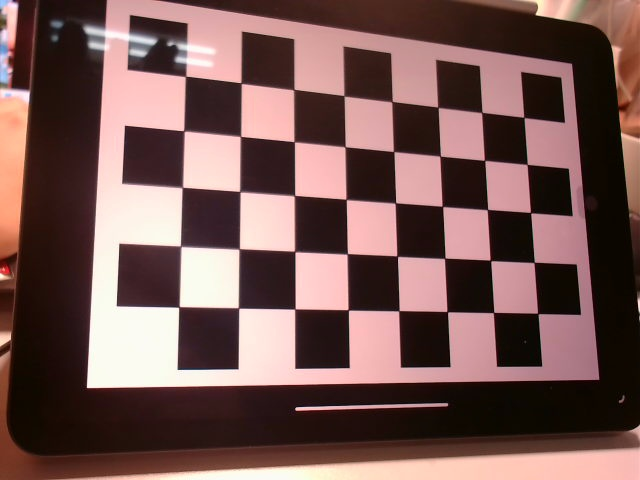
#> input picture 双目标定/left/left_0.jpg, 640 x 480 px, found by its file name
$ python try.py   (older library calls are emulated)
#> lines starting #> are read from the running program, lines starting #| are printed output that depends on the picture; pictures that were not available may be replaced by others from this repository, and a replacement may not be noted
import argparse
from argparse import RawTextHelpFormatter
import numpy as np
import cv2


# 分别找左右两幅图的角点
def stereo_calib_find_corners(imgL, imgR, rlt_dir_L, rlt_dir_R, img_idx, col, row):
    grayL = cv2.cvtColor(imgL, cv2.COLOR_BGR2GRAY)
    retL, cornersL = cv2.findChessboardCorners(grayL, (col, row), None)
    print("retL = ", retL)
    # 为了得到稍微精确一点的角点坐标，进一步对角点进行亚像素寻找
    corners2L = cv2.cornerSubPix(grayL, cornersL, (5, 5), (-1, -1),
                                 (cv2.TERM_CRITERIA_EPS + cv2.TERM_CRITERIA_COUNT, 10, 0.001))

    if retL == True:
        # 保存角点图像
        sav_pathL = rlt_dir_L + "\\" + str(img_idx) + "_corner.jpg"
        cv2.drawChessboardCorners(imgL, (col, row), corners2L, retL)
        cv2.imwrite(sav_pathL, imgL)

    grayR = cv2.cvtColor(imgR, cv2.COLOR_BGR2GRAY)
    retR, cornersR = cv2.findChessboardCorners(grayR, (col, row), None)
    print("retR = ", retR)
    # 为了得到稍微精确一点的角点坐标，进一步对角点进行亚像素寻找
    corners2R = cv2.cornerSubPix(grayR, cornersR, (5, 5), (-1, -1),
                                 (cv2.TERM_CRITERIA_EPS + cv2.TERM_CRITERIA_COUNT, 10, 0.001))

    if retR == True:
        # 保存角点图像
        sav_pathR = rlt_dir_R + "\\" + str(img_idx) + "_corner.jpg"
        cv2.drawChessboardCorners(imgR, (col, row), corners2R, retR)
        cv2.imwrite(sav_pathR, imgR)

    return (retL, corners2L, retR, corners2R)


def stereo_calib_calibrate(img_dir_L, img_dir_R, row_num, col_num, calib_img_num, square_sz):
#> called with img_dir_L = 'D:\\a大创\\双目标定\\left0411', img_dir_R = 'D:\\a大创\\双目标定\\right0411', row_num = 8, col_num = 5, calib_img_num = 19, square_sz = 21
    w = 1440
    h = 1080
    all_cornersL = []
    all_cornersR = []
    patterns = []
    # 标定相机,先搞这么一个假想的板子，标定就是把图像中的板子往假想的板子上靠，靠的过程就是计算参数的过程
    # 比如说(0,0,0), (1,0,0), (2,0,0) ....,(6,5,0)
    pattern_points = np.zeros((7 * 6, 3), np.float32)
    pattern_points[:, :2] = np.mgrid[0:7, 0:6].T.reshape(-1, 2)
    pattern_points *= square_sz

    for i in range(0, calib_img_num):
        img_pathL = img_dir_L + "\\left_" + str(i) + ".jpg"
        img_pathR = img_dir_R + "\\right_" + str(i) + ".jpg"
        print(img_pathL)
        print(img_pathR)
        # 读取图像
        imgL = cv2.imread(img_pathL)
#> imgL is the input picture: shape (480, 640, 3); mean B, G, R 84.4, 87.8, 118.3
        imgR = cv2.imread(img_pathR)
        # 把图像搞成统一大小1440*1080
        imgLL = cv2.resize(imgL, (w, h))
        imgRR = cv2.resize(imgR, (w, h))
        # 提取角点
        rlt_dir_L = img_dir_L + "\\corners"
        rlt_dir_R = img_dir_R + "\\corners"
        retl, cornersl, retr, cornersr = stereo_calib_find_corners(imgLL, imgRR, rlt_dir_L, rlt_dir_R, i, col_num,
                                                                   row_num)
#> in stereo_calib_find_corners, `grayL = cv2.cvtColor(imgL, cv2.COLOR_BGR2GRAY)`:
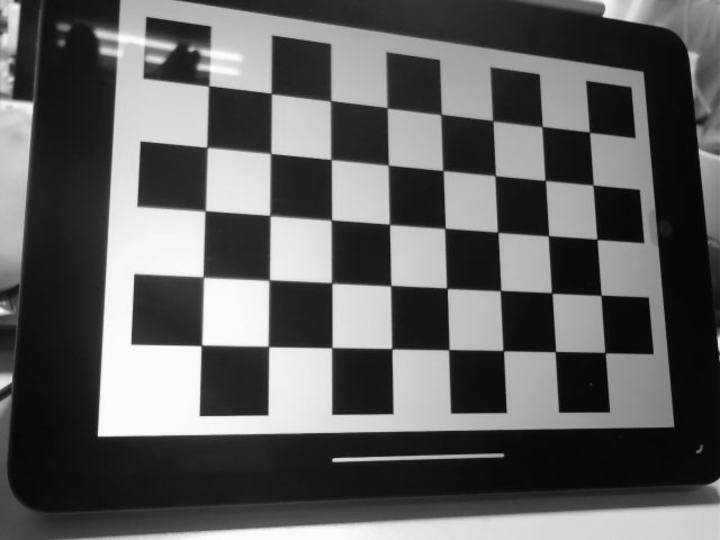
#> grayL: shape (1080, 1440) (shown at 1/2 size); min 2, max 253, mean 96.5
#> in stereo_calib_find_corners, `retL, cornersL = cv2.findChessboardCorners(grayL, (col, row), None)`: retL = True; cornersL = 40 rows, first 8: [1179.5, 265], [1187.4, 370.7], [1194.5, 479], [1202.5, 591.5], [1211, 705.5], [1084.2, 253.5], [1091.2, 361.5], [1097.3, 472.2]
#| retL =  True
#> in stereo_calib_find_corners, `corners2L = cv2.cornerSubPix(grayL, cornersL, (5, 5), (-1, -1), (cv2.T..`: corners2L = 40 rows, first 8: [1179.5, 264.7], [1186.6, 370.7], [1194.4, 479.3], [1202.4, 591], [1210.6, 706.1], [1084.5, 253.6], [1090.9, 361.6], [1097.3, 472.1]
#> in stereo_calib_find_corners, `cv2.drawChessboardCorners(imgL, (col, row), corners2L, retL)`:
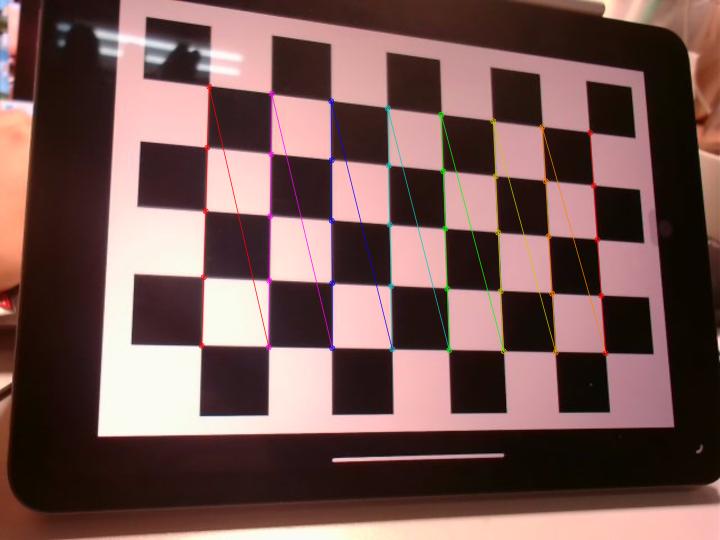
#> imgL: shape (1080, 1440, 3) (shown at 1/2 size); mean B, G, R 84.3, 87.8, 118.4
#> in stereo_calib_find_corners, `retR, cornersR = cv2.findChessboardCorners(grayR, (col, row), None)`: retR = True; cornersR has the same summary as cornersL
#| retR =  True
#> in stereo_calib_find_corners, `corners2R = cv2.cornerSubPix(grayR, cornersR, (5, 5), (-1, -1), (cv2.T..`: corners2R has the same summary as corners2L
#> retl = True; cornersl has the same summary as corners2L in stereo_calib_find_corners; retr = True; cornersr has the same summary as corners2L in stereo_calib_find_corners

        # 合并所有角点
        all_cornersL.append(cornersl)
        all_cornersR.append(cornersr)
        patterns.append(pattern_points)
#> pass 2 of the loop in stereo_calib_calibrate, `for i in range(0, calib_img_num):`:
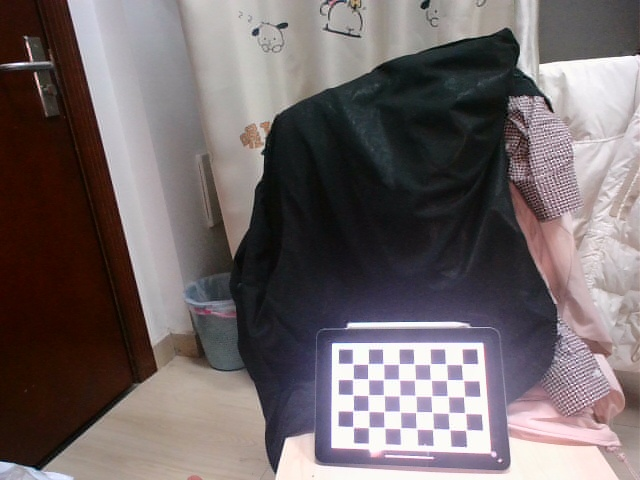
#> input picture 双目标定/left/left_1.jpg, 640 x 480 px, found by its file name
#> in stereo_calib_calibrate, imgL is the input picture: shape (480, 640, 3); mean B, G, R 104.7, 103.4, 113.1
#> in stereo_calib_find_corners (call 2), `grayL = cv2.cvtColor(imgL, cv2.COLOR_BGR2GRAY)`:
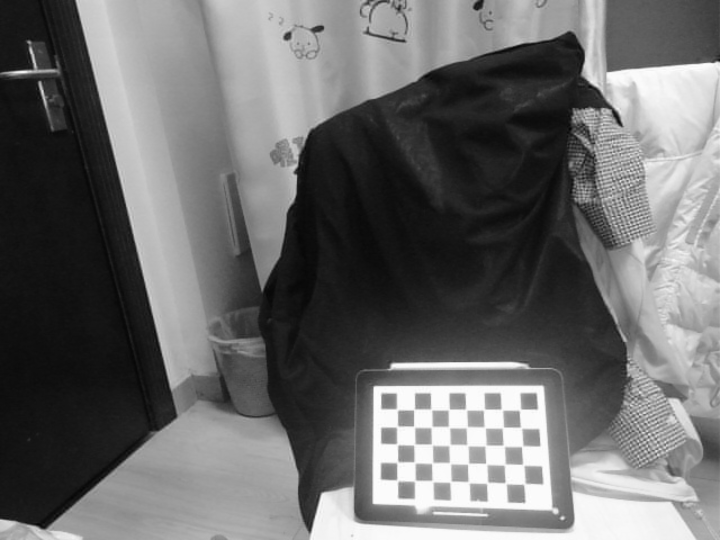
#> grayL: shape (1080, 1440) (shown at 1/2 size); min 2, max 255, mean 106.3
#> cornersL = 40 rows, first 8: [1040.5, 820], [1043.5, 855.2], [1046, 893], [1046, 931.5], [1050.5, 968.5], [1005, 820], [1005.5, 856], [1008, 891.9]
#| retL =  True
#> corners2L = 40 rows, first 8: [1039.8, 820.4], [1042.1, 855.1], [1043.8, 893.5], [1046.1, 929.5], [1048.6, 968.7], [1002.7, 818.5], [1007, 854.9], [1007.1, 890.7]
#> in stereo_calib_find_corners (call 2), `cv2.drawChessboardCorners(imgL, (col, row), corners2L, retL)`:
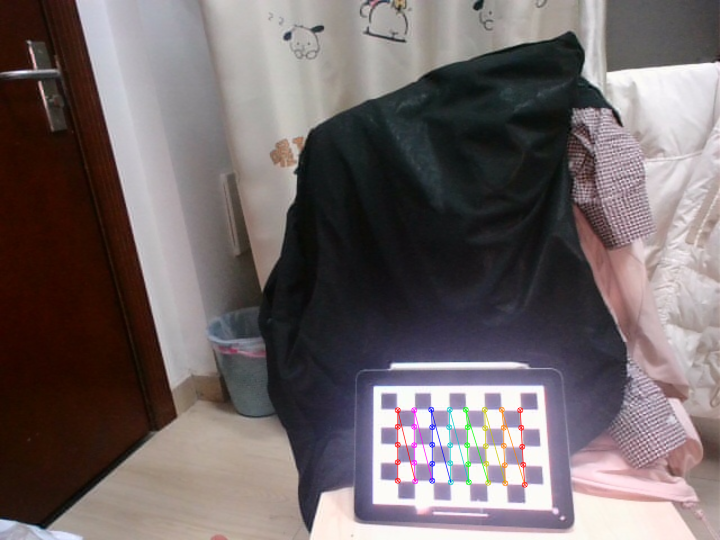
#> imgL: shape (1080, 1440, 3) (shown at 1/2 size); mean B, G, R 104.1, 102.9, 112.7
#> cornersR has the same summary as cornersL
#| retR =  True
#> corners2R has the same summary as corners2L
#> cornersl has the same summary as corners2L in stereo_calib_find_corners; cornersr has the same summary as corners2L in stereo_calib_find_corners

    rmsL, cameraMatrixL, distCoeffsL, rvecsL, tvecsL = cv2.calibrateCamera(patterns, all_cornersL, (w, h), None, None)
    rmsR, cameraMatrixR, distCoeffsR, rvecsR, tvecsR = cv2.calibrateCamera(patterns, all_cornersR, (w, h), None, None)

    # 计算两个相机之间的关系矩阵模型
    flags = 0
    flags |= cv2.CALIB_FIX_FOCAL_LENGTH

    stereocalib_criteria = (cv2.TERM_CRITERIA_MAX_ITER + cv2.TERM_CRITERIA_EPS, 1, 1e-5)
    ret, Ml, dl, Mr, dr, R, T, E, F = cv2.stereoCalibrate(patterns,
                                                          all_cornersL,
                                                          all_cornersR,
                                                          cameraMatrixL,
                                                          distCoeffsL,
                                                          cameraMatrixR,
                                                          distCoeffsR,
                                                          (w, h),
                                                          criteria=stereocalib_criteria,
                                                          flags=flags)

    print('Intrinsic_mtx_l', Ml)
    print('dist_l', dl)
    print('Intrinsic_mtx_r', Mr)
    print('dist_r', dr)
    print('R', R)
    print('T', T)
    print('E', E)
    print('F', F)

    camera_model = dict([('Ml', Ml), ('Mr', Mr), ('dl', dl),
                         ('dr', dr), ('rl', rvecsL),
                         ('rr', rvecsR), ('R', R), ('T', T),
                         ('E', E), ('F', F)])
    return camera_model


# [48 lines left out: function stereo_calib_correct, not called in this run]


if __name__ == "__main__":
    parser = argparse.ArgumentParser(description="读取标定的图片并保存结果", formatter_class=RawTextHelpFormatter)
    parser.add_argument("--img_dir_L", help="左边相机标定图片路径", type=str, metavar='',
                        default="D:\\a大创\\双目标定\\left0411")
    parser.add_argument("--img_dir_R", help="右边相机标定图片路径", type=str, metavar='',
                        default="D:\\a大创\\双目标定\\right0411")
    parser.add_argument("--crct_img_L_dir", help="测试图像路径", type=str, metavar='', default="D:\\newdata\\corct_L")
    parser.add_argument("--crct_img_R_dir", help="测试图像路径", type=str, metavar='', default="D:\\newdata\\corct_R")
    parser.add_argument("--rlt_dir", help="测试图像路径", type=str, metavar='', default="D:\\newdata\\rlt")
    parser.add_argument("--row_num", help="每一行有多少个角点，边缘处的不算", type=int, metavar='', default="8")
    parser.add_argument("--col_num", help="每一列有多少个角点，边缘处的不算", type=int, metavar='', default="5")
    parser.add_argument("--calib_img_num", help="多少幅图像", type=int, metavar='', default="19")
    parser.add_argument("--corct_img_num", help="多少幅图像", type=int, metavar='', default="19")
    parser.add_argument("--square_sz", help="标定板放个尺寸，单位毫米", type=int, metavar='', default="21")

    args = parser.parse_args()

    # 标定相机
#> (the run stopped early here; a loop or call above may not have finished)
